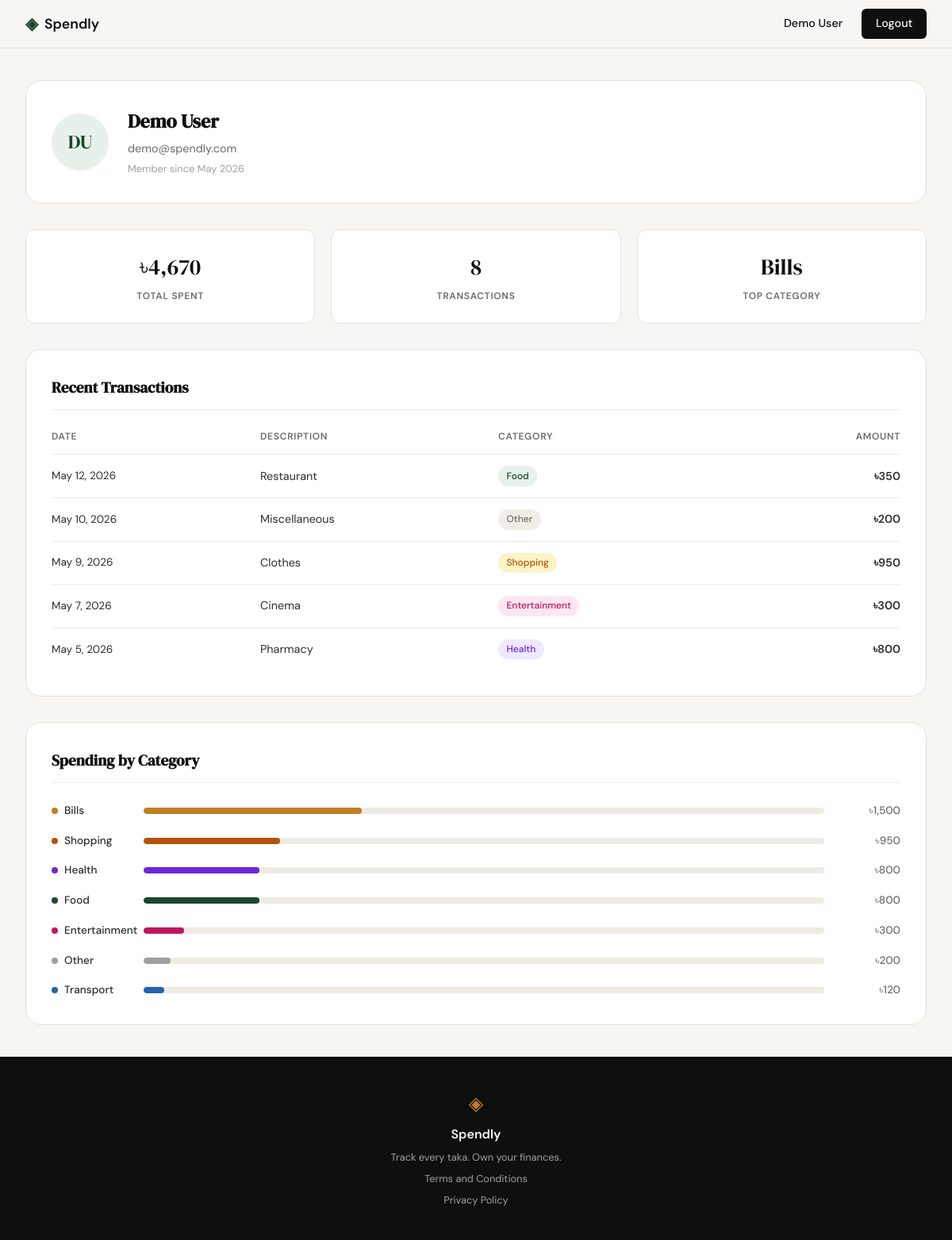
Screenshot of /profile (signed in) with the database file from the repository.
### tables this page shows
CREATE TABLE users (
            id            INTEGER PRIMARY KEY AUTOINCREMENT,
            name          TEXT    NOT NULL,
            email         TEXT    UNIQUE NOT NULL,
            password_hash TEXT    NOT NULL,
            created_at    TEXT    DEFAULT (datetime('now'))
        );

CREATE TABLE expenses (
            id          INTEGER PRIMARY KEY AUTOINCREMENT,
            user_id     INTEGER NOT NULL REFERENCES users(id),
            amount      REAL    NOT NULL,
            category    TEXT    NOT NULL,
            date        TEXT    NOT NULL,
            description TEXT,
            created_at  TEXT    DEFAULT (datetime('now'))
        );

### app.py (the view)
@app.route("/profile")
def profile():
    if not session.get("user_id"):
        return redirect(url_for("login"))
    user_id = session["user_id"]
    db_user = get_user_by_id(user_id)
    _month_names = ["January","February","March","April","May","June",
                    "July","August","September","October","November","December"]
    _y, _m = db_user["created_at"][:7].split("-")
    initials = "".join(w[0].upper() for w in db_user["name"].split()[:2])
    user = {
        "name":         db_user["name"],
        "email":        db_user["email"],
        "initials":     initials,
        "member_since": f"{_month_names[int(_m)-1]} {_y}",
    }
    raw_stats = get_expense_stats(user_id)
    stats = {
        "total_spent":       f"৳{raw_stats['total_spent']:,.0f}",
        "transaction_count": raw_stats["transaction_count"],
        "top_category":      raw_stats["top_category"] or "—",
    }
    _months = ["Jan","Feb","Mar","Apr","May","Jun",
               "Jul","Aug","Sep","Oct","Nov","Dec"]
    def _fmt_date(iso):
        y, m, d = iso.split("-")
        return f"{_months[int(m)-1]} {int(d)}, {y}"
    transactions = [
        {
            "date":        _fmt_date(row["date"]),
            "description": row["description"] or "",
            "category":    row["category"],
            "amount":      f"৳{row['amount']:,.0f}",
        }
        for row in get_recent_expenses(user_id)
    ]
    categories = [
        {
            "name":   cat["name"],
            "amount": f"৳{cat['amount']:,.0f}",
            "pct":    cat["pct"],
        }
        for cat in get_category_totals(user_id)
    ]
    return render_template("profile.html",
        user=user, stats=stats,
        transactions=transactions, categories=categories)

### database/db.py (called while the page is built)
def get_db():
    conn = sqlite3.connect(DB_PATH)
    conn.row_factory = sqlite3.Row
    conn.execute("PRAGMA foreign_keys = ON")
    return conn

def get_user_by_id(user_id):
    conn = get_db()
    user = conn.execute("SELECT * FROM users WHERE id = ?", (user_id,)).fetchone()
    conn.close()
    return user

def get_expense_stats(user_id):
    conn = get_db()
    row = conn.execute(
        "SELECT COALESCE(SUM(amount), 0) AS total, COUNT(*) AS cnt "
        "FROM expenses WHERE user_id = ?",
        (user_id,)
    ).fetchone()
    top = conn.execute(
        "SELECT category FROM expenses WHERE user_id = ? "
        "GROUP BY category ORDER BY SUM(amount) DESC LIMIT 1",
        (user_id,)
    ).fetchone()
    conn.close()
    return {
        "total_spent":       row["total"],
        "transaction_count": row["cnt"],
        "top_category":      top["category"] if top else None,
    }

def get_recent_expenses(user_id, limit=5):
    conn = get_db()
    rows = conn.execute(
        "SELECT * FROM expenses WHERE user_id = ? ORDER BY date DESC LIMIT ?",
        (user_id, limit)
    ).fetchall()
    conn.close()
    return rows

def get_category_totals(user_id):
    conn = get_db()
    grand = conn.execute(
        "SELECT COALESCE(SUM(amount), 0) FROM expenses WHERE user_id = ?",
        (user_id,)
    ).fetchone()[0]
    rows = conn.execute(
        "SELECT category, SUM(amount) AS total FROM expenses "
        "WHERE user_id = ? GROUP BY category ORDER BY total DESC",
        (user_id,)
    ).fetchall()
    conn.close()
    if not grand:
        return []
    return [
        {
            "name":   row["category"],
            "amount": row["total"],
            "pct":    round(row["total"] / grand * 100),
        }
        for row in rows
    ]

### templates/profile.html (shortened to what this page needs)
{% extends "base.html" %}
{% block content %}
<div class="profile-page">
    <div class="profile-inner">
        <div class="profile-hero">
            <div class="avatar-circle">{{ user.initials }}</div>
            <div class="profile-info">
                <h1 class="profile-name">{{ user.name }}</h1>
                <p class="profile-email">{{ user.email }}</p>
                <p class="profile-since">Member since {{ user.member_since }}</p>
            </div>
        </div>
        <div class="stats-row">
            <div class="stat-card">
                <div class="stat-value">{{ stats.total_spent }}</div>
                <div class="stat-label">Total Spent</div>
            </div>
            <div class="stat-card">
                <div class="stat-value">{{ stats.transaction_count }}</div>
                <div class="stat-label">Transactions</div>
            </div>
            <div class="stat-card">
                <div class="stat-value">{{ stats.top_category }}</div>
                <div class="stat-label">Top Category</div>
            </div>
        </div>
        <div class="profile-section">
            <h2 class="section-title">Recent Transactions</h2>
            <div class="tx-table-wrap">
                <table class="tx-table">
                    <thead>
                        <tr>
                            <th>Date</th>
                            <th>Description</th>
                            <th>Category</th>
                            <th>Amount</th>
                        </tr>
                    </thead>
                    <tbody>
                        {% for tx in transactions %}
                        <tr>
                            <td class="tx-date">{{ tx.date }}</td>
                            <td class="tx-desc">{{ tx.description }}</td>
                            <td><span class="cat-badge cat-badge--{{ tx.category | lower }}">{{ tx.category }}</span></td>
                            <td class="tx-amount">{{ tx.amount }}</td>
                        </tr>
                        {% endfor %}
                    </tbody>
                </table>
            </div>
        </div>
        <div class="profile-section">
            <h2 class="section-title">Spending by Category</h2>
            <div class="breakdown-list">
                {% for cat in categories %}
                <div class="breakdown-row">
                    <span class="breakdown-label">
                        <span class="cat-dot cat-dot--{{ cat.name | lower }}"></span>
                        {{ cat.name }}
                    </span>
                    <div class="breakdown-track">
                        <div class="breakdown-bar cat-bar--{{ cat.name | lower }}" style="--bar-w: {{ cat.pct }}%"></div>
                    </div>
                    <span class="breakdown-amt">{{ cat.amount }}</span>
                </div>
                {% endfor %}
            </div>
        </div>
    </div>
</div>
{% endblock %}

### templates/base.html (shortened to what this page needs)
<!DOCTYPE html>
<html lang="en">
<head>
    <link rel="stylesheet" href="{{ url_for('static', filename='css/style.css') }}">
</head>
<body>
    <nav class="navbar">
        <div class="nav-inner">
            <a href="{{ url_for('landing') }}" class="nav-brand">
                <span class="brand-icon">◈</span>
                <span class="brand-name">Spendly</span>
            </a>
            <div class="nav-links">
                {% if session.get('user_id') %}
                    <span class="nav-user">{{ session['user_name'] }}</span>
                    <a href="{{ url_for('logout') }}" class="nav-cta">Logout</a>
                {% else %}
                    <a href="{{ url_for('login') }}">Sign in</a>
                    <a href="{{ url_for('register') }}" class="nav-cta">Get started</a>
                {% endif %}
            </div>
        </div>
    </nav>
    <main class="main-content">
        {% block content %}{% endblock %}
    </main>
    <footer class="footer">
        <div class="footer-inner">
            <span class="brand-icon">◈</span>
            <span class="footer-name">Spendly</span>
            <p class="footer-copy">Track every taka. Own your finances.</p>
            <a href="/terms">Terms and Conditions</a>
            <a href="/privacy">Privacy Policy</a>
        </div>
    </footer>
</body>
</html>

### rows the page displays
users: user_name "Demo User", name "Demo User", email "demo@spendly.com"
expenses: top_category "Bills", name "Bills", {{ cat.pct }} 32 (drawn), amount "৳1,500"
expenses: date "May 12, 2026", description "Restaurant", category "Food", amount "৳350"
expenses: date "May 10, 2026", description "Miscellaneous", category "Other", amount "৳200"
expenses: date "May 9, 2026", description "Clothes", category "Shopping", amount "৳950"
expenses: date "May 7, 2026", description "Cinema", category "Entertainment", amount "৳300"
expenses: date "May 5, 2026", description "Pharmacy", category "Health", amount "৳800"
expenses: name "Transport", {{ cat.pct }} 3 (drawn), amount "৳120"

### other values shown
{{ user.initials }} "DU"
{{ user.member_since }} "May 2026"
{{ stats.total_spent }} "৳4,670"
{{ stats.transaction_count }} "8"
{{ cat.name }} "Shopping" "Health" "Food" "Entertainment" "Other"
{{ cat.amount }} "৳950" "৳800" "৳800" "৳300" "৳200"
